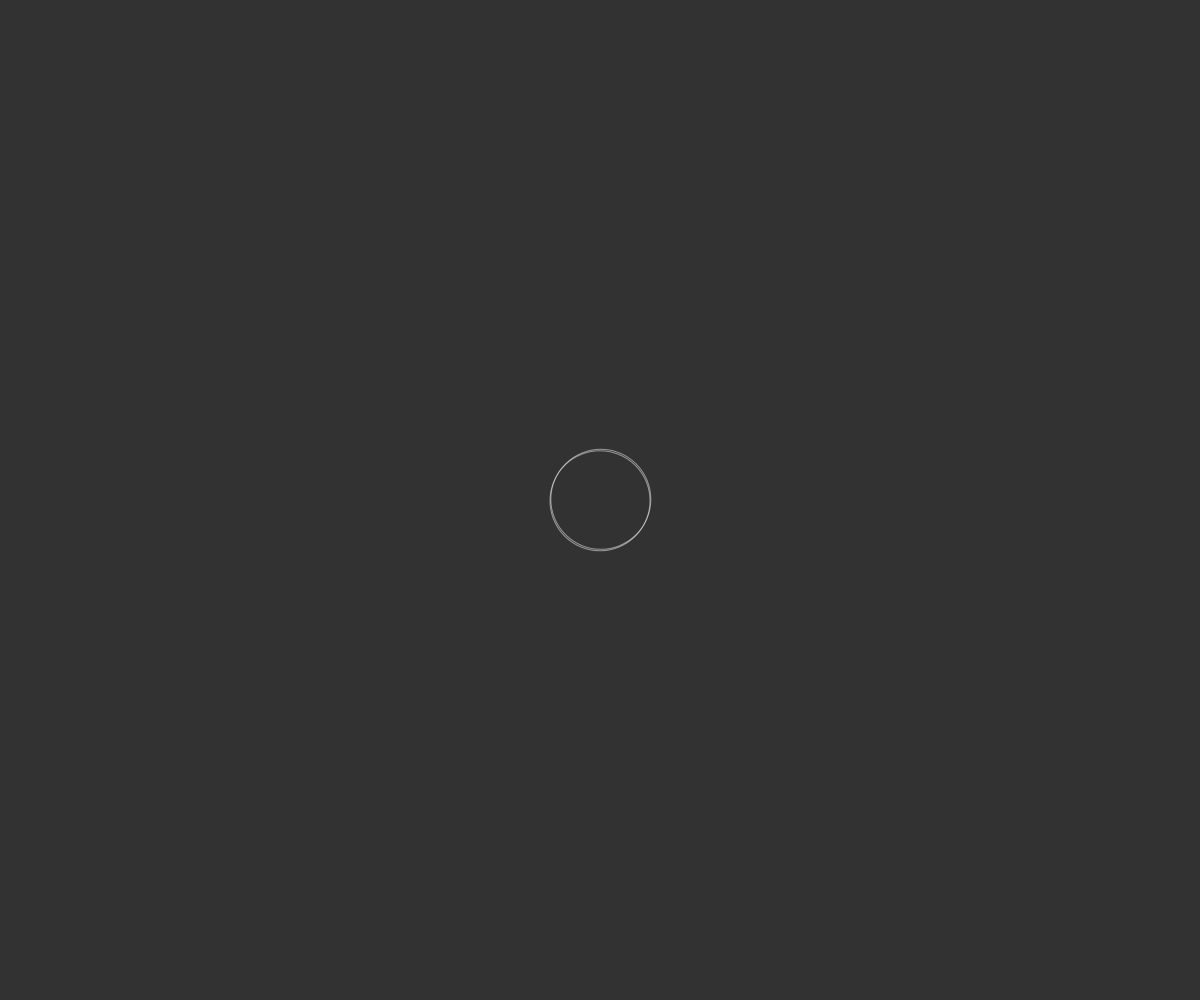
Frame 1 (no input)
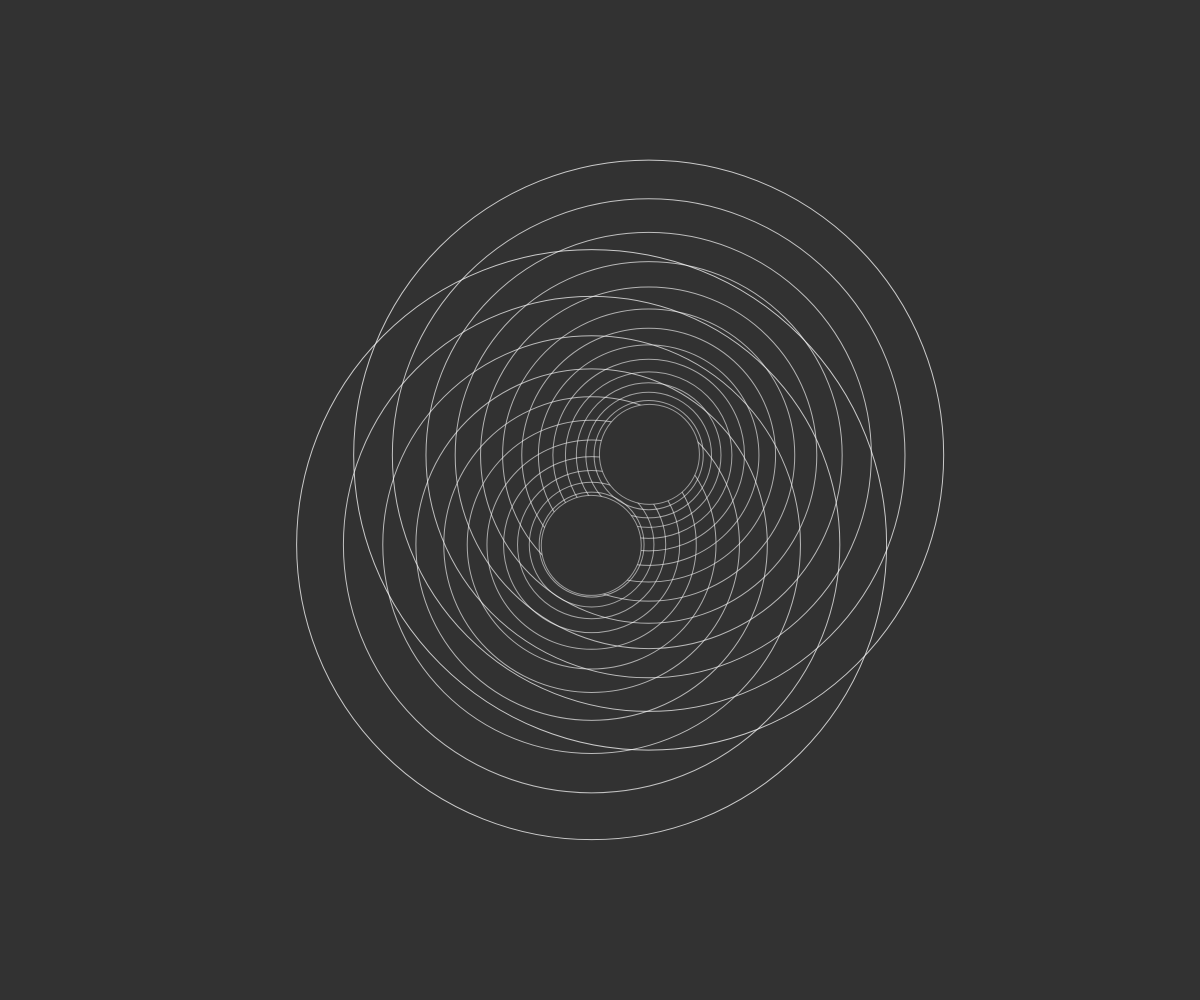
Frame 60 (no input)
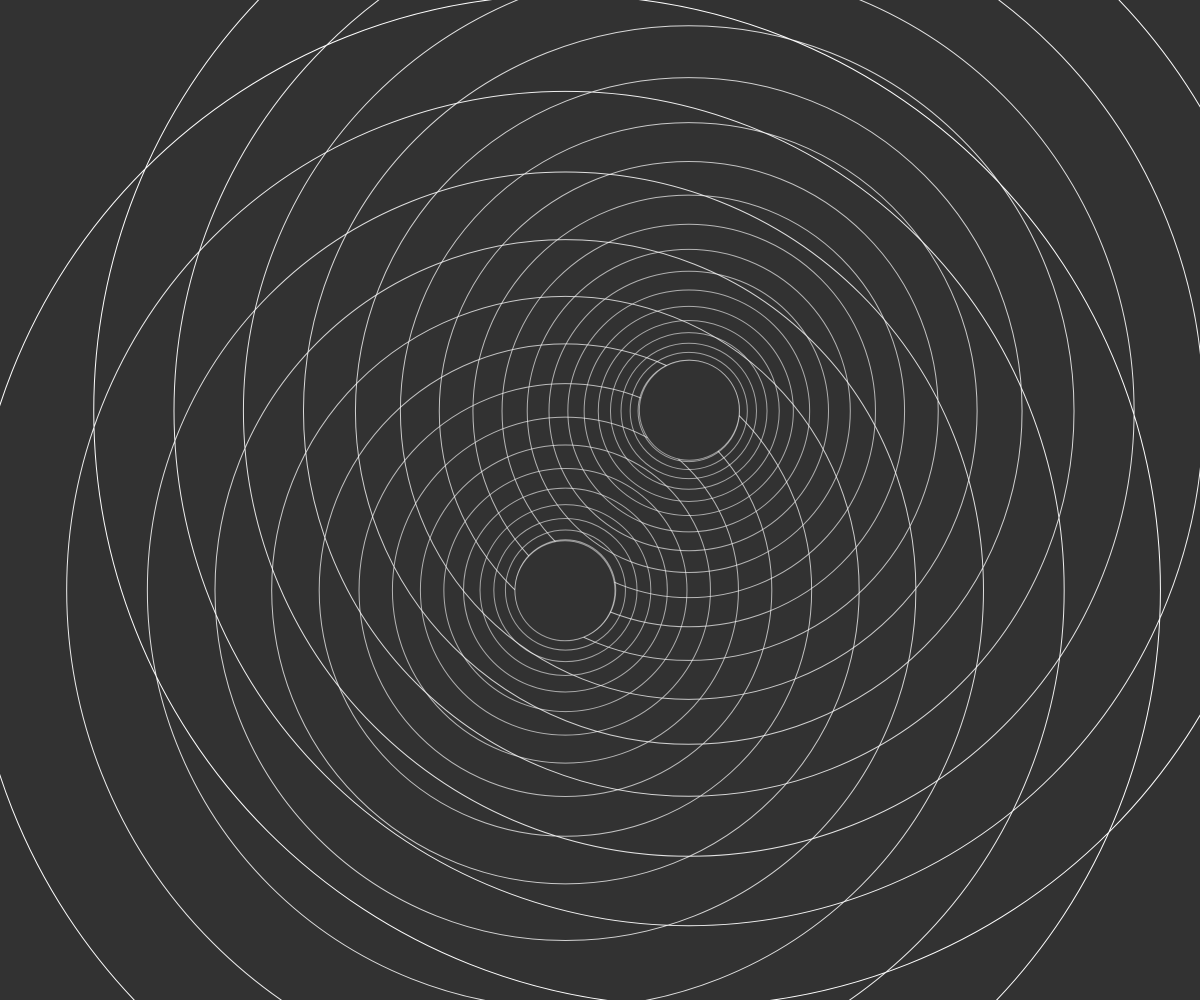
Frame 120 (the mouse pressed at the canvas centre since frame 60)

The p5.js sketch that drew these frames (run headless with seeded random() and noise() and a simulated clock; from frame 60 on, the mouse is pressed at the canvas centre):

// p5.js sketch
// ── sketch.js
var locs = []
function setup(){
  frameRate(60)
  pixelDensity(2)
  createCanvas(windowWidth, windowHeight)
  background(21)
  locs.push([ width/2, height/2, 0, 100000 ])
  locs.push([ width/2, height/2, 0, random(10000) ])
  setInterval(function(){
    locs.splice(0, 2)
    locs.push([ width/2, height/2, 0, 10000 ])
    locs.push([ width/2, height/2, 0, random(10000) ])
  }, 20000)
}

function draw(){
  background(50, 255)
  for(var i = 0; i < locs.length; i++){
    drawCircle(locs[i][0], locs[i][1], locs[i][2], locs[i][3])
    locs[i][0] += map(noise(locs[i][3]), 0, 1, -2, 2)
    locs[i][1] += map(noise(locs[i][3] - 70), 0, 1, -2, 2)
    // if(locs[i][0] < 50 ) locs[i][0] = 50
    // if(locs[i][0] > width -50 ) locs[i][0] = width -50
    // if(locs[i][1] < 50 ) locs[i][1] = 50
    // if(locs[i][1] > height -50 ) locs[i][1] = height -50
    locs[i][2] += 10
    locs[i][3] += 0.002
  }
  for(var i = 0; i < locs.length; i++){
    fill(50, locs[i][2] / 2)
    ellipse(locs[i][0], locs[i][1], 100, 100)
  }
}

function drawCircle(x, y, diam, xoff){
  noFill()
  stroke('rgba(255, 255, 255, '+ map(diam, 2, width, 0.5, 1) + ')')
  strokeWeight(1)
  ellipse(x, y, diam, diam)
  if(diam > 50){
    // diam *= .9
    diam *= map(noise(xoff), 0, 1, 0.8, 0.9)
    drawCircle(x, y, diam, xoff)
  }

}

function mouseClicked() {
  locs.splice(0, 2)
  locs.push([ mouseX, mouseY, 10, random(10000) ])
  locs.push([ mouseX, mouseY, 10, random(10000) ])
}

function mouseDragged(){
}
function windowResized() {
  resizeCanvas(windowWidth, windowHeight)
  background(21)
}
